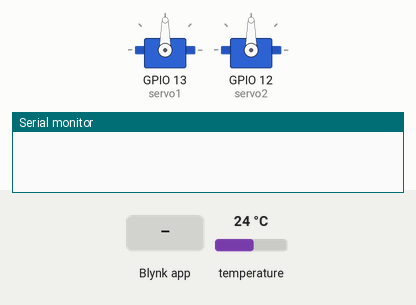
The sketch below on a simulated ESP8266 (NodeMCU). Shown: 2 × servo, the last lines printed to the serial monitor. Inputs (shaded band) come from the test bench; at power-on: temperature 24 °C. WiFi joins after 1.5 s; servers stay silent unless stated.

Above: at 3.0 s.
3.1 s: Blynk app writes 1 to V1
At 4.7 s:
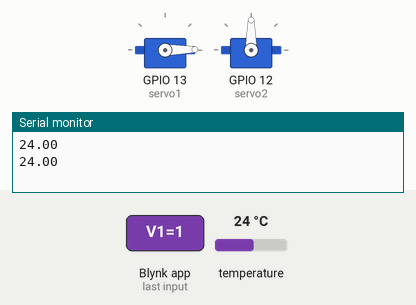
5.0 s: Blynk app writes 200 to V1
At 6.4 s:
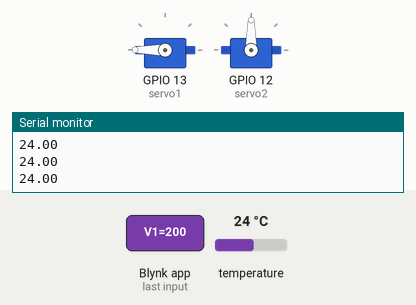
7.0 s: Blynk app writes 1 to V2
At 8.0 s:
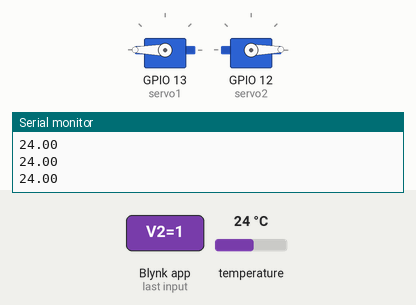
9.0 s: Blynk app writes 0 to V1
At 10.7 s:
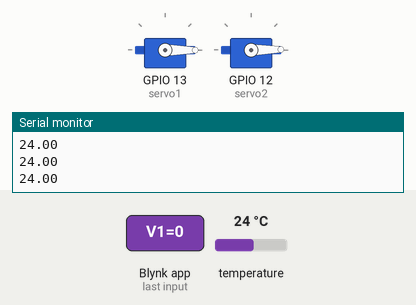
11.0 s: Blynk app writes 200 to V2
At 12.2 s:
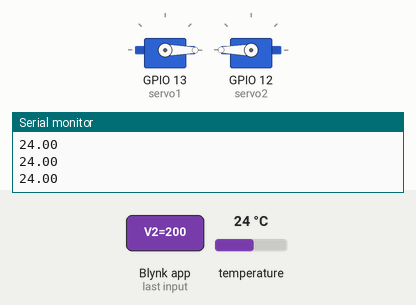
13.0 s: Blynk app writes 200 to V1
At 14.9 s:
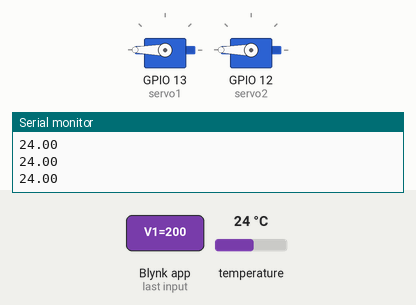
Timing chart, 0 to 16.0 s (numbered marks = the images above; inputs shaded):
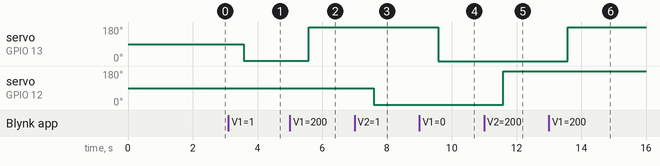

The sketch:

Multi_Micro_and_Temperature.ino
```cpp
#define BLYNK_TEMPLATE_ID "TMPLIGqK_Fnw"
#define BLYNK_DEVICE_NAME "2 Motors and Temp"
#define BLYNK_AUTH_TOKEN "TQDd_1ZNscE2d0BWNVwKkMkQttWEbmdi"

#define BLYNK_PRINT Serial
#include <ESP8266WiFi.h>
#include <BlynkSimpleEsp8266.h>
#include <Servo.h>

#include <SimpleTimer.h>
#include <OneWire.h>
#include <DallasTemperature.h>
#define BLYNK_PRINT Serial

#define ONE_WIRE_BUS 2 // DS18B20 on arduino pin2 corresponds to D4 on physical board "D4 pin on the ndoemcu Module"
OneWire oneWire(ONE_WIRE_BUS);
DallasTemperature DS18B20(&oneWire);
float temp;
SimpleTimer timer;
Servo servo1;
Servo servo2;
char auth[] = "TQDd_1ZNscE2d0BWNVwKkMkQttWEbmdi";
char ssid[] = "MSN";
char pass[] = "tala1964";

void setup()

{
  Serial.begin(115200);
  Blynk.begin(auth, ssid, pass);
  servo1.attach(13);// D7 pin
  servo2.attach(12);//D6 pin
  DS18B20.begin();
  timer.setInterval(1000L, getSendData);
 }

void loop()

{
  Blynk.run();
  timer.run();
}

BLYNK_WRITE(V1)

{
   servo1.write(param.asInt());
}
BLYNK_WRITE(V2)

{
   servo2.write(param.asInt());
}
void getSendData()
{
  DS18B20.requestTemperatures();
  temp = DS18B20.getTempCByIndex(0); // Celcius
  Serial.println(temp);
  Blynk.virtualWrite(V3, temp); //virtual pin V3

}
```

Measured:
- after the input at 3.1 s, servo on GPIO 13 (servo1): 90° → 1° after 0.48 s
- after the input at 5.0 s, servo on GPIO 13 (servo1): 1° → 180° after 0.58 s
- after the input at 7.0 s, servo on GPIO 12 (servo2): 90° → 1° after 0.58 s
- after the input at 9.0 s, servo on GPIO 13 (servo1): 180° → 0° after 0.58 s
- after the input at 11.0 s, servo on GPIO 12 (servo2): 1° → 180° after 0.58 s
- after the input at 13.0 s, servo on GPIO 13 (servo1): 0° → 180° after 0.58 s
